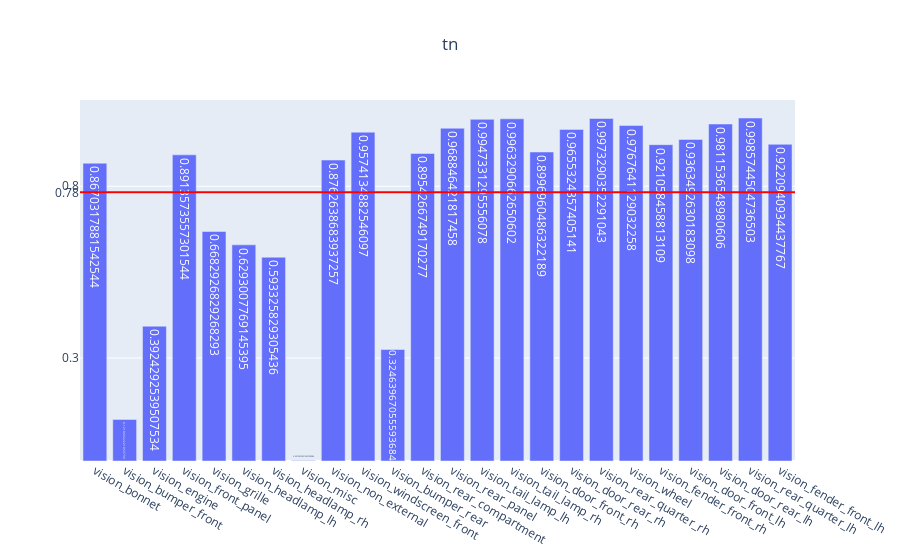

Write notebook code for a chart like this one.
### Code cell
genVisMulitlabel(partEvalMetrics, "tn")

### Figure 1 — Plotly figure (JSON) as saved in the notebook; plotly's stock layout.template omitted (floating-point values rounded to 4 significant figures)
{"data": [{"text": [0.867, 0.121, 0.3924, 0.8914, 0.6683, 0.6293, 0.5933, 0.001288, 0.8763, 0.9574, 0.3246, 0.8954, 0.9688, 0.9947, 0.9963, 0.8997, 0.9655, 0.9973, 0.9768, 0.9211, 0.9363, 0.9812, 0.9986, 0.9221], "type": "bar", "x": ["vision_bonnet", "vision_bumper_front", "vision_engine", "vision_front_panel", "vision_grille", "vision_headlamp_lh", "vision_headlamp_rh", "vision_misc", "vision_non_external", "vision_windscreen_front", "vision_bumper_rear", "vision_rear_compartment", "vision_rear_panel", "vision_tail_lamp_lh", "vision_tail_lamp_rh", "vision_door_front_rh", "vision_door_rear_rh", "vision_rear_quarter_rh", "vision_wheel", "vision_fender_front_rh", "vision_door_front_lh", "vision_door_rear_lh", "vision_rear_quarter_lh", "vision_fender_front_lh"], "y": [0.867, 0.121, 0.3924, 0.8914, 0.6683, 0.6293, 0.5933, 0.001288, 0.8763, 0.9574, 0.3246, 0.8954, 0.9688, 0.9947, 0.9963, 0.8997, 0.9655, 0.9973, 0.9768, 0.9211, 0.9363, 0.9812, 0.9986, 0.9221]}], "layout": {"shapes": [{"line": {"color": "red", "width": 2}, "type": "line", "x0": 0, "x1": 1, "xref": "x domain", "y0": 0.7823, "y1": 0.7823, "yref": "y"}], "title": {"text": "tn", "x": 0.5}, "yaxis": {"tickmode": "array", "tickvals": ["0.78", 0.3, 0.8]}}}
